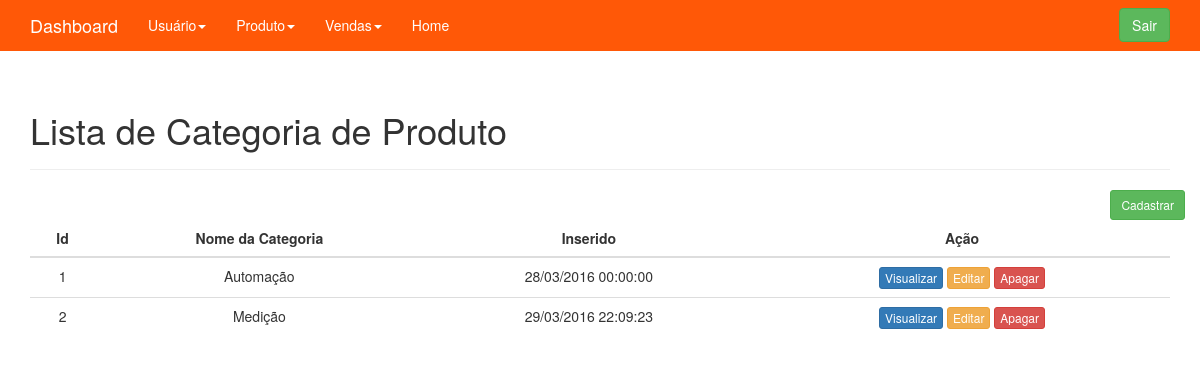
/adm/administrativo.php?link=18 (signed in), run on the app's committed database.
### tables this page shows
CREATE TABLE IF NOT EXISTS `categorias_produtos` (
  `id` int(11) NOT NULL AUTO_INCREMENT,
  `nome` varchar(520) NOT NULL,
  `created` datetime NOT NULL,
  `modified` datetime DEFAULT NULL,
  PRIMARY KEY (`id`)
);

### adm/administrativo/listar/adm_listar_cat_produto.php (the view)
<?php
	$result_categorias_produtos = "SELECT * FROM categorias_produtos";
	$resultado_categorias_produtos = mysqli_query($conn , $result_categorias_produtos);
?>
<div class="container theme-showcase" role="main">
	<div class="page-header">
        <h1>Lista de Categoria de Produto</h1>
	</div>
	<div class="row espaco">
		<div class="pull-right">
			<a href="administrativo.php?link=19"><button type='button' class='btn btn-sm btn-success'>Cadastrar</button></a>
		</div>
	</div>
	<div class="row">
        <div class="col-md-12">
			<table class="table">
				<thead>
					<tr>
						<th class="text-center">Id</th>
						<th class="text-center">Nome da Categoria</th>
						<th class="text-center">Inserido</th>
						<th class="text-center">Ação</th>
					</tr>
				</thead>
				<tbody>
					<?php while($row_categorias_produtos = mysqli_fetch_assoc($resultado_categorias_produtos)){?>
						<tr>
							<td class="text-center"><?php echo $row_categorias_produtos["id"]; ?></td>
							<td class="text-center"><?php echo $row_categorias_produtos["nome"]; ?></td>
							<td class="text-center"><?php echo date('d/m/Y H:i:s',strtotime($row_categorias_produtos["created"])); ?></td>
							<td class="text-center">
								<a href="administrativo.php?link=21&id=<?php echo $row_categorias_produtos["id"]; ?>">
									<button type="button" class="btn btn-xs btn-primary">
										Visualizar
									</button>
								</a>
								<a href="administrativo.php?link=20&id=<?php echo $row_categorias_produtos["id"]; ?>">
									<button type="button" class="btn btn-xs btn-warning">
										Editar
									</button>
								</a>
								<a href="administrativo/processa/adm_apagar_cat_produto.php?id=<?php echo $row_categorias_produtos["id"]; ?>">
									<button type="button" class="btn btn-xs btn-danger">
										Apagar
									</button>
								</a>
							</td>
						</tr>
					<?php } ?>
				</tbody>
			</table>
        </div>
	</div>
</div>

### adm/css/theme.css (style rules this page uses)
body { padding-top: 70px; padding-bottom: 30px; }

### data on the page
categorias_produtos: id "1", nome "Automação", created "28/03/2016 00:00:00"
categorias_produtos: id "2", nome "Medição", created "29/03/2016 22:09:23"
